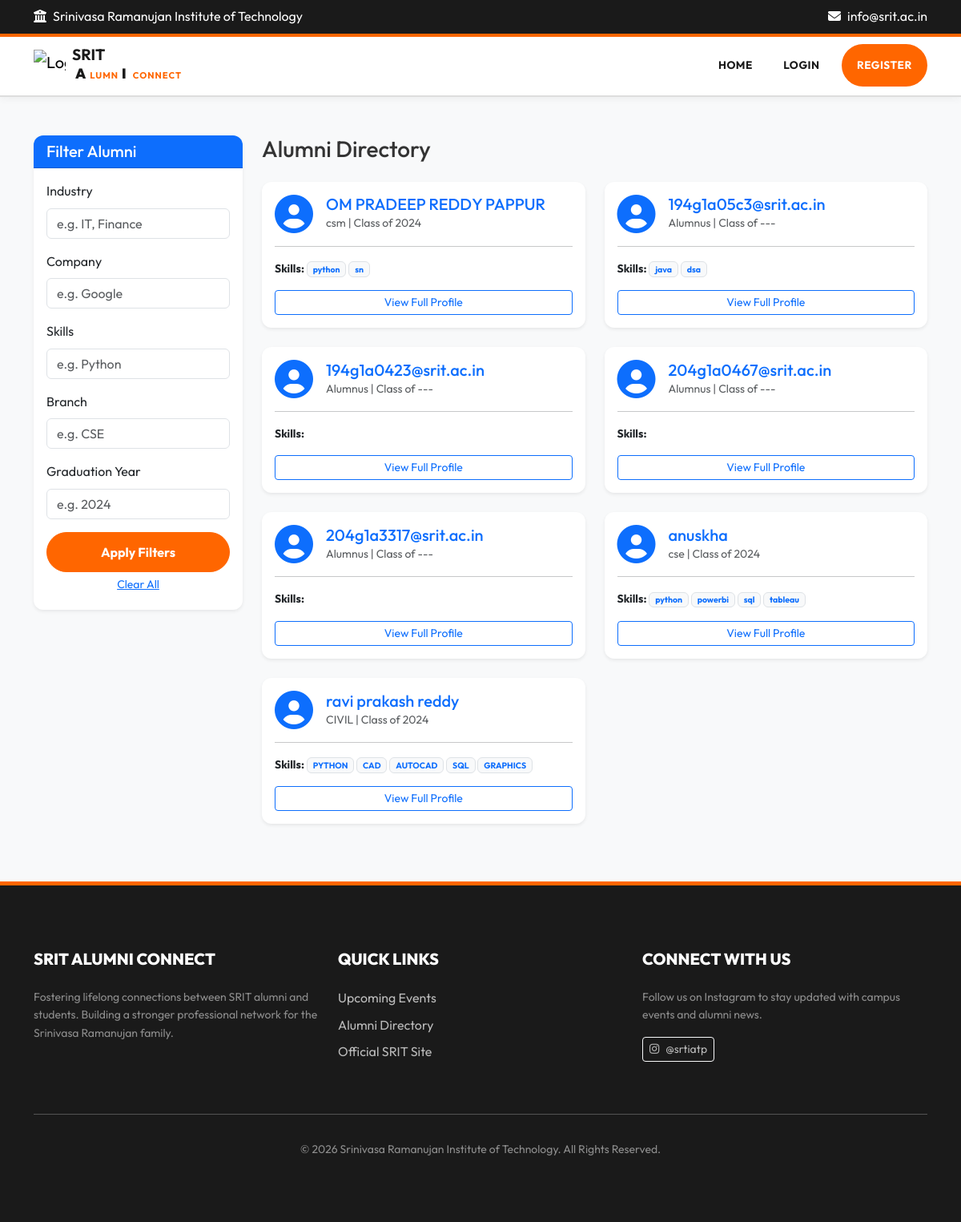
/profiles/alumni/, run on the app's committed database.
### profiles/models.py (models this page shows, shortened)
class AlumniProfile(models.Model):
    user = models.OneToOneField(settings.AUTH_USER_MODEL, on_delete=models.CASCADE, related_name='alumni_profile')
    full_name = models.CharField(max_length=200, null=True, blank=True)
    roll_number = models.CharField(max_length=50, null=True, blank=True)
    branch = models.CharField(max_length=100, null=True, blank=True)
    graduation_year = models.IntegerField(null=True, blank=True)
    campus_placed = models.BooleanField(default=False)
    company = models.CharField(max_length=200, null=True, blank=True)
    job_role = models.CharField(max_length=100, null=True, blank=True)
    industry = models.CharField(max_length=100, null=True, blank=True)
    experience_years = models.PositiveIntegerField(default=0)
    skills = models.JSONField(default=list)
    bio = models.TextField(blank=True)
    is_verified = models.BooleanField(default=False)
    views_count = models.PositiveIntegerField(default=0)

### users/models.py (models this page shows, shortened)
class User(AbstractBaseUser, PermissionsMixin):
    ROLE_CHOICES = (
        ('STUDENT', 'Student'),
        ('ALUMNI', 'Alumni'),
        ('FACULTY', 'Faculty'),
        ('ADMIN', 'Admin'),
    )
    email = models.EmailField(unique=True)
    first_name = models.CharField(max_length=50, blank=True)
    last_name = models.CharField(max_length=50, blank=True)
    role = models.CharField(max_length=10, choices=ROLE_CHOICES)
    is_approved = models.BooleanField(default=False)
    is_active = models.BooleanField(default=True)
    is_staff = models.BooleanField(default=False)
    created_at = models.DateTimeField(default=timezone.now)
    last_login_at = models.DateTimeField(null=True, blank=True)
    objects = UserManager()
    USERNAME_FIELD = 'email'
    REQUIRED_FIELDS = []

### profiles/views.py (the view)
# urls.py: path('alumni/', views.alumni_list, name='alumni-list'),
def alumni_list(request):
    alumni = AlumniProfile.objects.all()
    industry = request.GET.get('industry')
    company = request.GET.get('company')
    skills = request.GET.get('skills')
    branch = request.GET.get('branch')
    graduation_year = request.GET.get('graduation_year')
    if industry:
        alumni = alumni.filter(industry__icontains=industry)
    if company:
        alumni = alumni.filter(company__icontains=company)
    if skills:
        alumni = alumni.filter(skills__icontains=skills)
    if branch:
        alumni = alumni.filter(branch__icontains=branch)
    if graduation_year:
        alumni = alumni.filter(graduation_year=graduation_year)
    return render(request, 'profiles/alumni_list.html', {'alumni': alumni})

### templates/profiles/alumni_list.html (shortened to what this page needs)
{% extends 'base.html' %}
{% block content %}
<div class="container py-5">
    <div class="row">
        <div class="col-md-3">
            <div class="card shadow-sm mb-4">
                <div class="card-header bg-primary text-white">
                    <h5 class="mb-0">Filter Alumni</h5>
                </div>
                <div class="card-body">
                    <form method="get">
                        <div class="mb-3">
                            <label class="form-label">Industry</label>
                            <input type="text" name="industry" class="form-control" placeholder="e.g. IT, Finance"
                                value="{{ request.GET.industry }}">
                        </div>
                        <div class="mb-3">
                            <label class="form-label">Company</label>
                            <input type="text" name="company" class="form-control" placeholder="e.g. Google"
                                value="{{ request.GET.company }}">
                        </div>
                        <div class="mb-3">
                            <label class="form-label">Skills</label>
                            <input type="text" name="skills" class="form-control" placeholder="e.g. Python"
                                value="{{ request.GET.skills }}">
                        </div>
                        <div class="mb-3">
                            <label class="form-label">Branch</label>
                            <input type="text" name="branch" class="form-control" placeholder="e.g. CSE"
                                value="{{ request.GET.branch }}">
                        </div>
                        <div class="mb-3">
                            <label class="form-label">Graduation Year</label>
                            <input type="number" name="graduation_year" class="form-control" placeholder="e.g. 2024"
                                value="{{ request.GET.graduation_year }}">
                        </div>
                        <div class="d-grid">
                            <button type="submit" class="btn btn-primary">Apply Filters</button>
                            <a href="{% url 'alumni-list' %}" class="btn btn-link btn-sm text-center">Clear All</a>
                        </div>
                    </form>
                </div>
            </div>
        </div>
        <div class="col-md-9">
            <div class="d-flex justify-content-between align-items-center mb-4">
                <h3 class="mb-0">Alumni Directory</h3>
            </div>
            <div class="row">
                {% for profile in alumni %}
                <div class="col-md-6 mb-4">
                    <div class="card shadow-sm h-100">
                        <div class="card-body">
                            <div class="d-flex align-items-center mb-3">
                                <i class="fas fa-user-circle fa-3x text-primary me-3"></i>
                                <div>
                                    <h5 class="mb-0 text-primary">{{ profile.full_name|default:profile.user.email }}</h5>
                                    <p class="text-muted small mb-0">{{ profile.branch|default:"Alumnus" }} | Class of {{ profile.graduation_year|default:"---" }}</p>
                                </div>
                            </div>
                            <hr>
                            <p class="small"><strong>Skills:</strong>
                                {% for skill in profile.skills %}
                                <span class="badge bg-light text-primary border">{{ skill }}</span>
                                {% endfor %}
                            </p>
                            <div class="d-flex gap-2">
                                <a href="{% url 'alumni-detail' profile.user.pk %}"
                                    class="btn btn-outline-primary btn-sm flex-grow-1">View Full Profile</a>
                            </div>
                        </div>
                    </div>
                </div>
                {% empty %}
                <div class="col-12">
                    <div class="alert alert-info">No alumni found matching your criteria.</div>
                </div>
                {% endfor %}
            </div>
        </div>
    </div>
</div>
{% endblock %}

### templates/base.html (shortened to what this page needs)
{% load static %}
<!DOCTYPE html>
<html lang="en">
<head>
    <link href="https://cdn.jsdelivr.net/npm/bootstrap@5.3.0/dist/css/bootstrap.min.css" rel="stylesheet">
    <link rel="stylesheet" href="https://cdnjs.cloudflare.com/ajax/libs/font-awesome/6.5.1/css/all.min.css">
    <link rel="stylesheet" href="{% static 'css/style.css' %}">
</head>
<body>
    <header>
        <div class="header-top"
            style="background-color: var(--dark-bg); color: var(--white); padding: 8px 0; border-bottom: 4px solid var(--primary);">
            <div class="container d-flex justify-content-between">
                <span><i class="fas fa-university me-2"></i>Srinivasa Ramanujan Institute of Technology</span>
                <span><i class="fas fa-envelope me-2"></i>info@srit.ac.in</span>
            </div>
        </div>
        <nav class="navbar navbar-expand-lg navbar-light bg-light sticky-top">
            <div class="container">
                <a class="navbar-brand d-flex align-items-center" href="{% url 'home' %}">
                    <img src="https://img.icons8.com/ios-filled/50/FF6600/graduation-cap.png" alt="Logo" width="40"
                        height="40" class="me-2">
                    <div class="d-flex flex-column">
                        <strong style="color: var(--dark-bg); line-height: 1; font-size: 1.2rem;">SRIT</strong>
                        <small
                            style="color: var(--primary); font-size: 0.7rem; font-weight: 700; letter-spacing: 1px;">
                            <span style="color: var(--dark-bg); background: var(--white); padding: 0 4px; border-radius: 4px; font-size: 1.1rem; font-weight: 900;">A</span>LUMN<span style="color: var(--dark-bg); background: var(--white); padding: 0 4px; border-radius: 4px; font-size: 1.1rem; font-weight: 900;">I</span> CONNECT
                        </small>
                    </div>
                </a>
                <div class="collapse navbar-collapse" id="navbarNav">
                    <ul class="navbar-nav ms-auto">
                        <li class="nav-item"><a class="nav-link" href="{% url 'home' %}">Home</a></li>
                        {% if user.is_authenticated %}
                        <li class="nav-item"><a class="nav-link" href="{% url 'dashboard' %}">Dashboard</a></li>
                        <li class="nav-item"><a class="nav-link" href="{% url 'alumni-list' %}">Alumni Directory</a>
                        </li>
                        <li class="nav-item"><a class="nav-link" href="{% url 'event-list' %}">Events</a></li>
                        <li class="nav-item"><a class="nav-link" href="{% url 'job-list' %}">Jobs</a></li>
                        <li class="nav-item ms-lg-2">
                            <form method="post" action="{% url 'logout' %}" class="d-inline">
                                {% csrf_token %}
                                <button type="submit" class="nav-link btn btn-link"
                                    style="text-decoration: none; color: var(--primary) !important;">Logout</button>
                            </form>
                        </li>
                        {% else %}
                        <li class="nav-item"><a class="nav-link" href="{% url 'login' %}">Login</a></li>
                        <li class="nav-item"><a class="nav-link btn btn-primary text-white ms-2"
                                href="{% url 'register' %}">Register</a></li>
                        {% endif %}
                    </ul>
                </div>
            </div>
        </nav>
    </header>
    <main style="min-height: 75vh;">
        {% block content %}{% endblock %}
    </main>
    <footer class="footer">
        <div class="container">
            <div class="row">
                <div class="col-md-4">
                    <h5 class="mb-4">SRIT Alumni Connect</h5>
                    <p class="text-white-50 small">Fostering lifelong connections between SRIT alumni and students.
                        Building a stronger professional network for the Srinivasa Ramanujan family.</p>
                </div>
                <div class="col-md-4">
                    <h5 class="mb-4">Quick Links</h5>
                    <ul class="list-unstyled">
                        <li class="mb-2"><a href="{% url 'event-list' %}"
                                class="text-white-50 text-decoration-none hover-white">Upcoming Events</a></li>
                        <li class="mb-2"><a href="{% url 'alumni-list' %}"
                                class="text-white-50 text-decoration-none hover-white">Alumni Directory</a></li>
                        <li class="mb-2"><a href="https://www.srit.ac.in"
                                class="text-white-50 text-decoration-none hover-white" target="_blank">Official SRIT
                                Site</a></li>
                    </ul>
                </div>
                <div class="col-md-4">
                    <h5 class="mb-4">Connect With Us</h5>
                    <p class="text-white-50 small mb-3">Follow us on Instagram to stay updated with campus events and
                        alumni news.</p>
                    <a href="https://instagram.com/srtiatp" class="btn btn-outline-light btn-sm" target="_blank"><i
                            class="fab fa-instagram me-2"></i>@srtiatp</a>
                </div>
            </div>
            <hr class="mt-5 opacity-25">
            <div class="text-center pt-3">
                <p class="text-white-50 small mb-0">&copy; 2026 Srinivasa Ramanujan Institute of Technology. All Rights
                    Reserved.</p>
            </div>
        </div>
    </footer>
</body>
</html>

### static/css/style.css (style rules this page uses)
:root { --primary: #FF6600; --dark-bg: #1A1A1A; --white: #FFFFFF; --text-dark: #333333; --bg-light: #F8F9FA; --border-light: #DDDDDD; --success: #28A745; --danger: #DC3545; --info: #333333; }
body { font-family: 'Outfit', 'Inter', -apple-system, sans-serif; color: var(--text-dark); background-color: var(--bg-light); line-height: 1.6; }
.header-top { background-color: var(--dark-bg); color: var(--white); padding: 8px 0; border-bottom: 4px solid var(--primary); }
.navbar { background-color: var(--white) !important; border-bottom: 2px solid var(--border-light); box-shadow: 0 2px 10px rgba(0, 0, 0, 0.05); }
.nav-link { color: var(--dark-bg) !important; font-weight: 700; text-transform: uppercase; font-size: 0.85rem; letter-spacing: 0.5px; padding: 1rem 1.2rem !important; transition: all 0.3s ease; }
.card { border: none; border-radius: 12px; box-shadow: 0 5px 15px rgba(0, 0, 0, 0.05); background: var(--white); overflow: hidden; }
.btn-primary { background-color: var(--primary) !important; border-color: var(--primary) !important; color: var(--white) !important; border-radius: 50px; padding: 0.75rem 2rem; font-weight: 700; transition: all 0.3s ease; }
.footer { background-color: var(--dark-bg); border-top: 5px solid var(--primary); color: var(--white); padding: 80px 0; }
.footer h5 { font-weight: 800; text-transform: uppercase; margin-bottom: 1.5rem; }
.footer a { color: rgba(255, 255, 255, 0.7) !important; text-decoration: none; transition: color 0.3s ease; }

### data on the page
AlumniProfile: full_name "OM PRADEEP REDDY PAPPUR", branch "csm", graduation_year "2024", skills "python" "sn"
AlumniProfile: full_name "194g1a05c3@srit.ac.in", branch "Alumnus", graduation_year "---", skills "java" "dsa"
AlumniProfile: full_name "194g1a0423@srit.ac.in", branch "Alumnus", graduation_year "---"
AlumniProfile: full_name "204g1a0467@srit.ac.in", branch "Alumnus", graduation_year "---"
AlumniProfile: full_name "204g1a3317@srit.ac.in", branch "Alumnus", graduation_year "---"
AlumniProfile: full_name "anuskha", branch "cse", graduation_year "2024", skills "python" "powerbi" "sql" "tableau"
AlumniProfile: full_name "ravi prakash reddy", branch "CIVIL", graduation_year "2024", skills "PYTHON" "CAD" "AUTOCAD" "SQL" "GRAPHICS"
